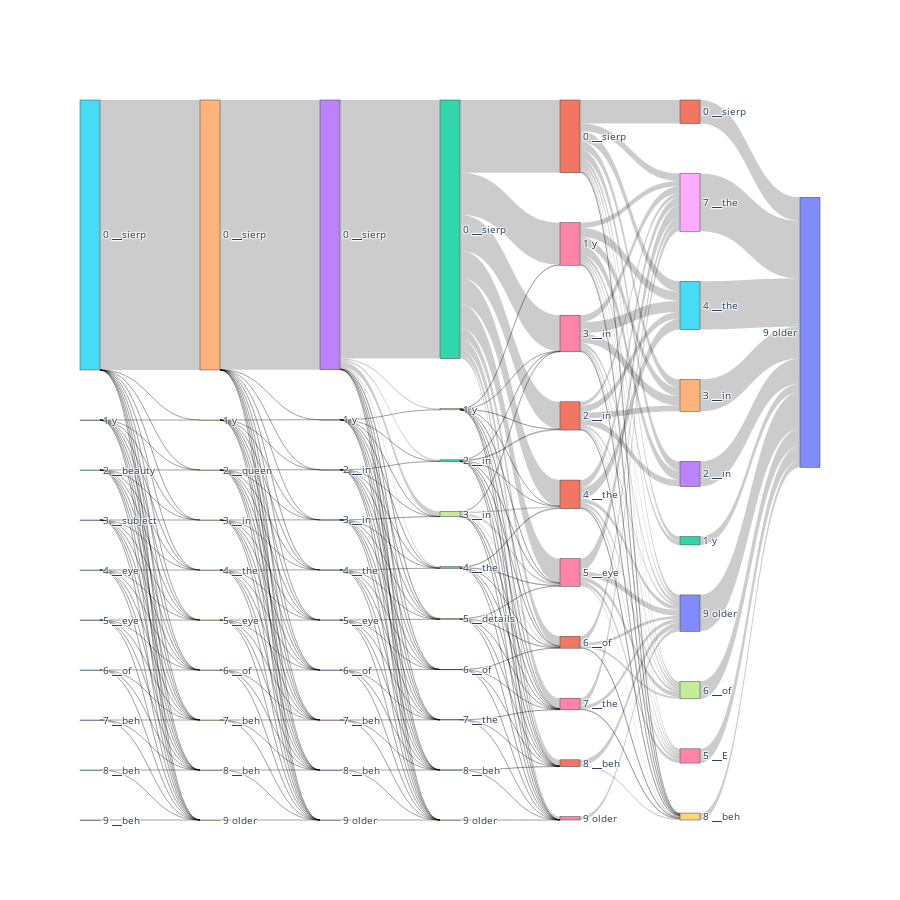

This figure's notebook cell:
### Code cell
un, ov, vl, lab, elmap = cumulative_attention_traces_join(
    df, attentions[-1], 
    row_index, token_index, 0, 
    1.0, 
    [token_label], 
    {(row_index, token_index): {"anchor":[0], "carry":0}},
    rowlimit
)

if multirep:
    multirefs = lab
    lab = [l[0] for l in lab]
if elmap:
    lab = [f"{k[1]} {lab[v['anchor'][0]]}" for k,v in elmap.items()]
else:
    lab = [f"{i} {l}" for i,l in enumerate(lab)]

fig = go.Figure(go.Sankey(
    orientation = "h",
    arrangement="snap",
    valueformat=".5r",
    node=dict(
        customdata=multirefs,
        hovertemplate='%{customdata} - Value: %{value}<extra></extra>',
        align="left",
        label=lab,
        pad=50
    ),
    link=dict(
       source=un,
       target=ov,
       value=vl
    )
))
fig.update_layout(font_size=10, width=900, height=900)

fig.show()

### Figure 1 — Plotly figure (JSON) as saved in the notebook; plotly's stock layout.template omitted (floating-point values rounded to 4 significant figures; data arrays with more than 128 entries replaced by an {"elided": "..."} marker saying what was removed)
{"data": [{"arrangement": "snap", "link": {"source": {"elided": "285 int values"}, "target": {"elided": "285 int values"}, "value": {"elided": "285 float values"}}, "node": {"align": "left", "customdata": [], "hovertemplate": "%{customdata} - Value: %{value}<extra></extra>", "label": ["9 older", "0 ▁sierp", "1 y", "2 ▁in", "3 ▁in", "4 ▁the", "5 ▁E", "6 ▁of", "7 ▁the", "8 ▁beh", "9 older", "0 ▁sierp", "0 ▁sierp", "0 ▁sierp", "0 ▁sierp", "0 ▁sierp", "1 y", "1 y", "1 y", "1 y", "1 y", "2 ▁in", "2 ▁in", "2 ▁in", "2 ▁queen", "2 ▁beauty", "3 ▁in", "3 ▁in", "3 ▁in", "3 ▁in", "3 ▁subject", "4 ▁the", "4 ▁the", "4 ▁the", "4 ▁the", "4 ▁eye", "5 ▁eye", "5 ▁details", "5 ▁eye", "5 ▁eye", "5 ▁eye", "6 ▁of", "6 ▁of", "6 ▁of", "6 ▁of", "6 ▁of", "7 ▁the", "7 ▁the", "7 ▁beh", "7 ▁beh", "7 ▁beh", "8 ▁beh", "8 ▁beh", "8 ▁beh", "8 ▁beh", "8 ▁beh", "9 older", "9 older", "9 older", "9 older", "9 ▁beh"], "pad": 50}, "orientation": "h", "type": "sankey", "valueformat": ".5r"}], "layout": {"font": {"size": 10}, "height": 900, "width": 900}}
